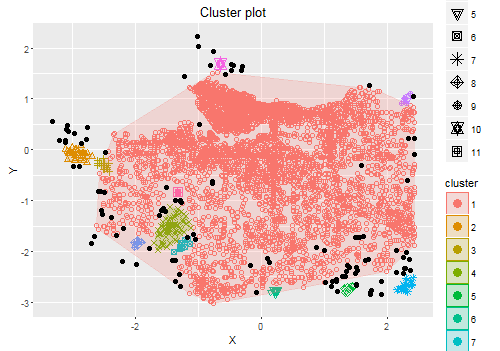

Write R code to recreate this figure.
#DBScan clustering
sample_data <- crime_2016_omit[, c(7:8)]

# UTM to radial degree cinversion
library("rgdal")
utmcoor<-SpatialPoints(sample_data[1,], proj4string=CRS("+proj=utm +zone=10"))
longlatcoor<-spTransform(utmcoor,CRS("+proj=longlat"))
for(i in 2:9851){
  utmcoor<-SpatialPoints(sample_data[i,], proj4string=CRS("+proj=utm +zone=10"))
  
  longlatcoor1<-spTransform(utmcoor,CRS("+proj=longlat"))
  longlatcoor <- rbind(longlatcoor,longlatcoor1)
  
}
x<- data.frame(longlatcoor)

sample_dist<- earth.dist(x[1:7000,],dist = TRUE)

#dbscan::kNNdistplot()
dbscan::kNNdistplot(sample_dist, k =10)
abline(h = 0.45, lty = 2)

#DBScan Using dbscan class
dfs<- dbscan(sample_dist,0.45,10)

#showing Outliers with the black clor dots
library("factoextra")
fviz_cluster(dfs, x[1:7000,], geom = "point")

#simplify data with cluster
sample_crime_with_cluster <- data.frame(x[1:7000,],dfs$cluster)
sample_cluster0 <- subset(sample_crime_with_cluster, dfs$cluster==0)
sample_cluster1 <- subset(sample_crime_with_cluster, dfs$cluster==1) 
sample_cluster2 <- subset(sample_crime_with_cluster, dfs$cluster==2) 
sample_cluster3 <- subset(sample_crime_with_cluster, dfs$cluster==3) 

#remove outliers from original data
crime_2016_omit<- subset(crime_2016_omit,crime_2016_omit$X!=sample_cluster0[1,]$X)
for(z in 2:38){
  crime_2016_omit<- subset(crime_2016_omit,crime_2016_omit$X!=sample_cluster0[z,]$X)
}
